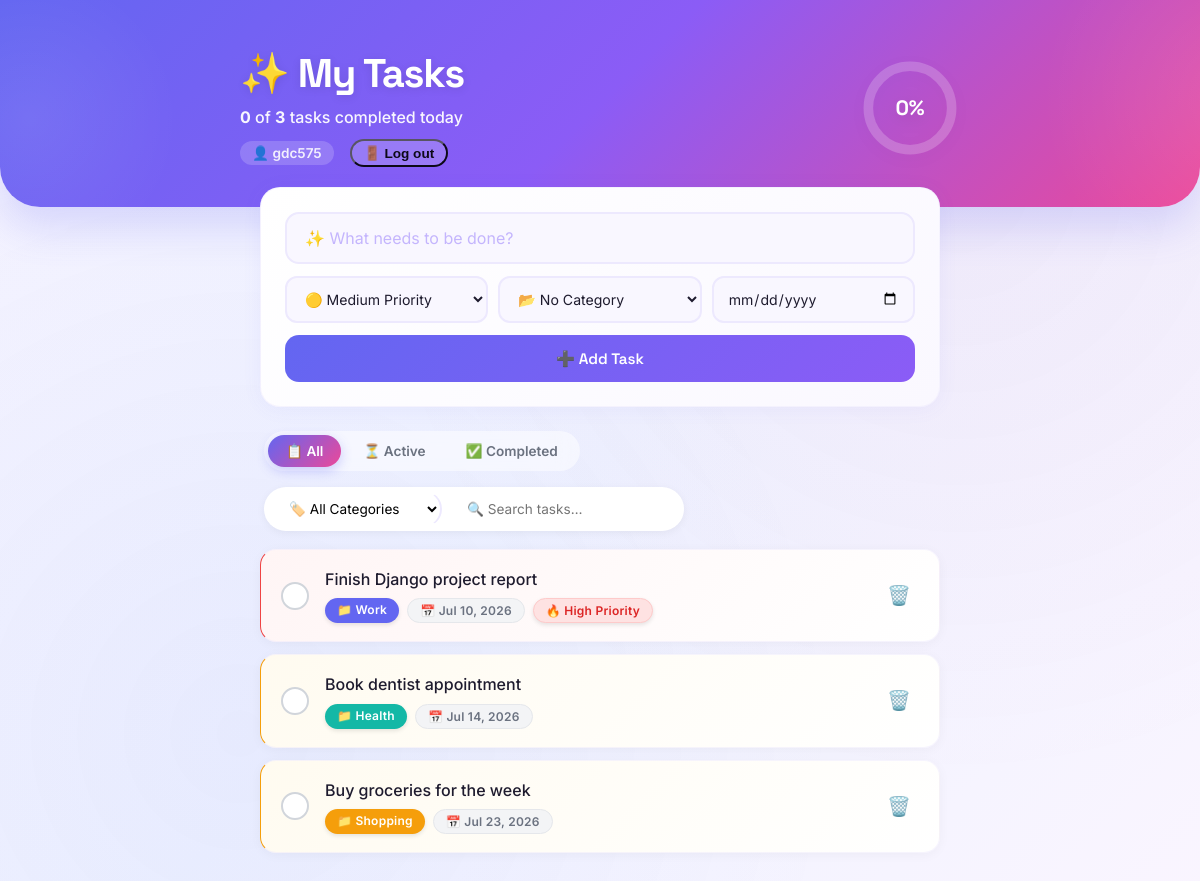
The app's page / (signed in), older data.
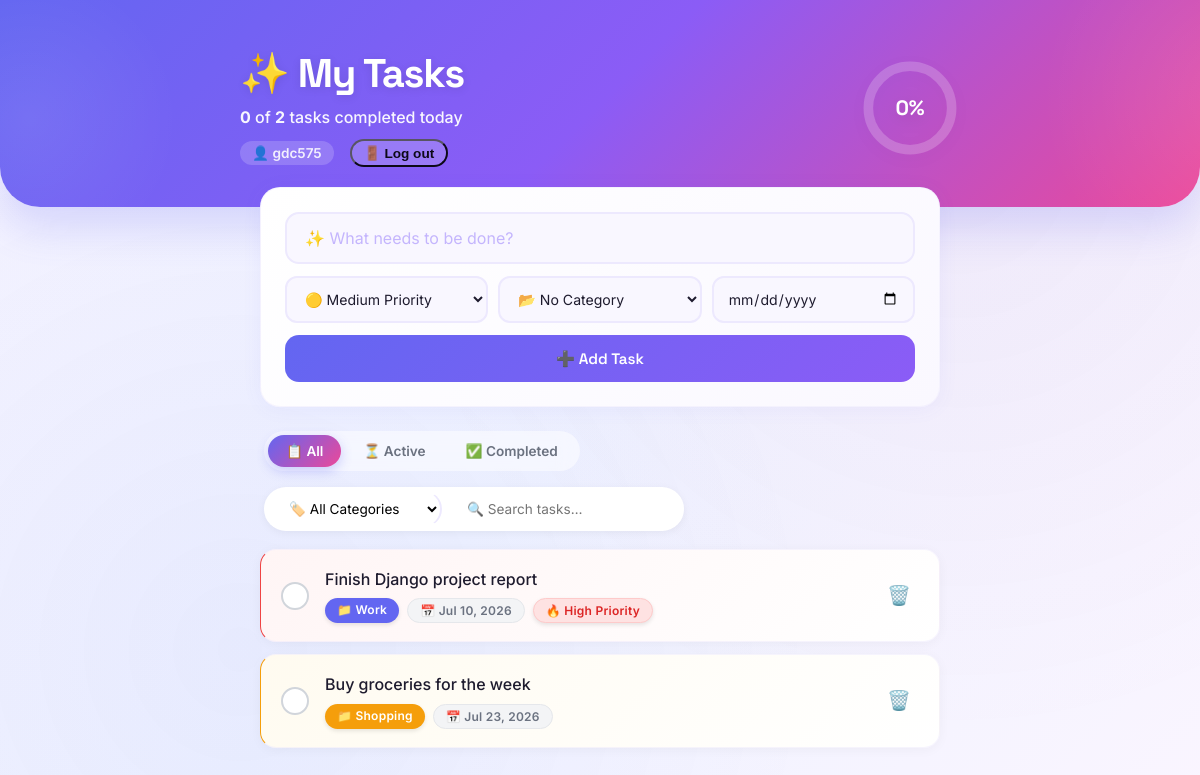
The same page, newer data.
### todos/models.py (models this page shows, shortened)
class Todo(models.Model):
    PRIORITY_LOW = "low"
    PRIORITY_MEDIUM = "medium"
    PRIORITY_HIGH = "high"
    PRIORITY_CHOICES = [
        (PRIORITY_LOW, "Low"),
        (PRIORITY_MEDIUM, "Medium"),
        (PRIORITY_HIGH, "High"),
    ]
    owner = models.ForeignKey(
        settings.AUTH_USER_MODEL,
        on_delete=models.CASCADE,
        related_name="todos",
    )
    title = models.CharField(max_length=200)
    completed = models.BooleanField(default=False)
    created_at = models.DateTimeField(auto_now_add=True)
    due_date = models.DateField(null=True, blank=True)
    priority = models.CharField(
        max_length=10, choices=PRIORITY_CHOICES, default=PRIORITY_MEDIUM
    )
    category = models.ForeignKey(
        Category,
        null=True,
        blank=True,
        on_delete=models.SET_NULL,
        related_name="todos",
    )
    class Meta:
        ordering = ["completed", "-created_at"]
    @property
    def is_overdue(self):
        from django.utils import timezone
        return (
            self.due_date is not None
            and not self.completed
            and self.due_date < timezone.localdate()
        )

class Category(models.Model):
    name = models.CharField(max_length=50, unique=True)
    color = models.CharField(max_length=7, default="#6366F1")  # hex color
    class Meta:
        verbose_name_plural = "categories"
        ordering = ["name"]

### todos/views.py (the view, shortened to what this page needs)
# urls.py: path("", views.todo_list, name="todo_list"),
def todo_list(request):
    status = request.GET.get("filter", "all")
    query = request.GET.get("q", "").strip()
    category_id = request.GET.get("category", "")
    if request.user.is_authenticated:
        todos = Todo.objects.filter(owner=request.user).select_related("category")
        if status == "active":
            todos = todos.filter(completed=False)
        elif status == "completed":
            todos = todos.filter(completed=True)
        if query:
            todos = todos.filter(title__icontains=query)
        if category_id:
            todos = todos.filter(category_id=category_id)
        todos = todos.annotate(priority_rank=PRIORITY_ORDER).order_by(
            "completed", "priority_rank", "due_date", "-created_at"
        )
        owner_todos = Todo.objects.filter(owner=request.user)
        total = owner_todos.count()
        completed_count = owner_todos.filter(completed=True).count()
        percent = round((completed_count / total) * 100) if total else 0
    else:
        todos = []
        total = 0
        completed_count = 0
        percent = 0
    context = {
        "todos": todos,
        "categories": Category.objects.all(),
        "status": status,
        "query": query,
        "selected_category": category_id,
        "total": total,
        "completed_count": completed_count,
        "percent": percent,
    }
    return render(request, "todos/todo_list.html", context)

### todos/templates/todos/todo_list.html (shortened to what this page needs)
{% load static %}
<!DOCTYPE html>
<html lang="en">
<head>
  <link rel="stylesheet" href="{% static 'todos/css/style.css' %}">
</head>
<body>
  {% with circumference=219.9 %}
  <div class="hero">
    <div class="hero-inner">
      <div>
        <h1>✨ My Tasks</h1>
        <p><strong>{{ completed_count }}</strong> of <strong>{{ total }}</strong> tasks completed today</p>
        <div class="user-bar">
          {% if request.user.is_authenticated %}
            <span>👤 {{ request.user.username }}</span>
            <form method="post" action="{% url 'logout' %}" style="display: inline;">
              <button type="submit">🚪 Log out</button>
            </form>
          {% else %}
            <a class="btn btn-secondary" href="{% url 'login' %}">🔐 Log in</a>
          {% endif %}
        </div>
      </div>
      <div class="ring-wrap">
        <svg width="84" height="84" viewBox="0 0 84 84">
          <circle class="ring-bg" cx="42" cy="42" r="35"></circle>
          <circle class="ring-fg" cx="42" cy="42" r="35"
            stroke-dasharray="{{ circumference }}"
            stroke-dashoffset="{{ circumference|add:'-0' }}"
            style="stroke-dashoffset: calc({{ circumference }} - ({{ circumference }} * {{ percent }} / 100));">
          </circle>
        </svg>
        <div class="ring-label">{{ percent }}%</div>
      </div>
    </div>
  </div>
  {% endwith %}
  <div class="wrap">
    <div class="card add-card">
      <form class="add-form" method="post" action="{% url 'todo_list' %}">
        <input type="text" name="title" placeholder="✨ What needs to be done?" required autofocus>
        <div class="add-form-row">
          <select name="priority">
            <option value="medium" selected>🟡 Medium Priority</option>
          </select>
          <select name="category">
            <option value="">📂 No Category</option>
          </select>
          <input type="date" name="due_date" placeholder="Due date">
        </div>
        <button type="submit" class="btn-add">
          <span>➕ Add Task</span>
        </button>
      </form>
    </div>
    <div class="toolbar">
      <div class="pills">
        <a class="pill {% if status == 'all' %}active{% endif %}" href="?filter=all&q={{ query }}&category={{ selected_category }}">
          📋 All
        </a>
        <a class="pill {% if status == 'active' %}active{% endif %}" href="?filter=active&q={{ query }}&category={{ selected_category }}">
          ⏳ Active
        </a>
        <a class="pill {% if status == 'completed' %}active{% endif %}" href="?filter=completed&q={{ query }}&category={{ selected_category }}">
          ✅ Completed
        </a>
      </div>
      <form class="search-box" method="get" action="{% url 'todo_list' %}">
        <select name="category" onchange="this.form.submit()">
          <option value="">🏷️ All Categories</option>
        </select>
        <input type="text" name="q" placeholder="🔍 Search tasks…" value="{{ query }}">
      </form>
    </div>
    {% if todos %}
    <ul class="todo-list">
      {% for todo in todos %}
      <li class="todo-item priority-{{ todo.priority }} {% if todo.completed %}completed{% endif %}">
        <form method="post" action="{% url 'toggle_todo' todo.pk %}">
          <button type="submit" class="check-btn" aria-label="Toggle complete" title="Mark as {% if todo.completed %}incomplete{% else %}complete{% endif %}">
          </button>
        </form>
        <div class="todo-body">
          <div class="todo-title">{{ todo.title }}</div>
          <div class="todo-meta">
            {% if todo.category %}
              <span class="tag" style="background: {{ todo.category.color }};">
                📁 {{ todo.category.name }}
              </span>
            {% endif %}
            {% if todo.due_date %}
              <span class="tag due {% if todo.is_overdue %}overdue{% endif %}">
                {% if todo.is_overdue %}⚠️ Overdue · {% endif %}📅 {{ todo.due_date|date:"M j, Y" }}
              </span>
            {% endif %}
            {% if todo.priority == 'high' %}
              <span class="tag overdue">🔥 High Priority</span>
            {% endif %}
          </div>
        </div>
        <form method="post" action="{% url 'delete_todo' todo.pk %}">
          <button type="submit" class="delete-btn" aria-label="Delete" title="Delete task">🗑️</button>
        </form>
      </li>
      {% endfor %}
    </ul>
    {% endif %}
  </div>
</body>
</html>

Row changes from the older to the newer data that the page shows:
removed Todo: title "Book dentist appointment", category.name "Health", due_date "Jul 14, 2026"
Text that changed along with them:
{{ total }}: "3" → "2"
